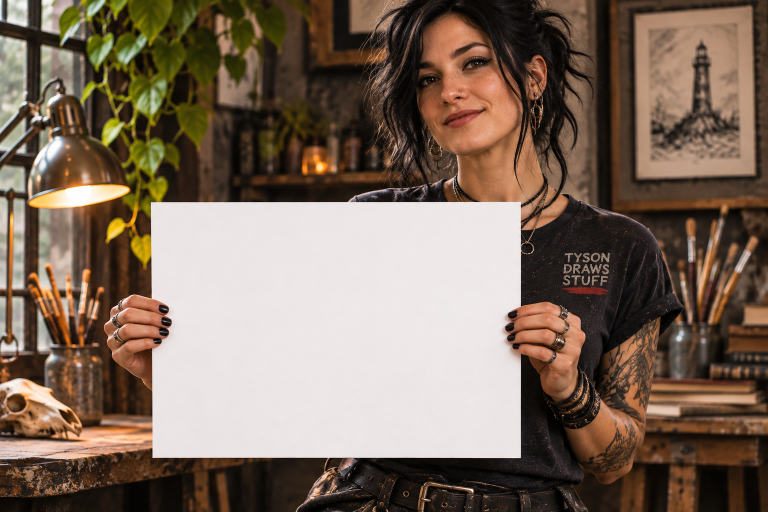
#> input picture tools/etsy/mockup/landscape_photo.png, 1536 x 1024 px, given in place of fire_frame_02.webp, which was not available (shown at 1/2 size)
$ python make_og_card.py ../tools/etsy/mockup ../tools/etsy/mockup
#> lines starting #> are read from the running program, lines starting #| are printed output that depends on the picture
"""Build the 1200x630 link-preview card: framed pieces hung on the oxblood wall, wordmark below.
usage: python og_card.py FRONTEND_DIR OUT.jpg"""
import sys
from pathlib import Path
import numpy as np
from PIL import Image, ImageFilter

root = Path(sys.argv[1]); out = sys.argv[2]
W, H = 1200, 630

# Wall: oxblood, lighter up top-left (the picture lights), fine noise, darker at the floor.
yy, xx = np.mgrid[0:H, 0:W].astype(np.float32)
base = np.array([74, 20, 24], np.float32)
light = 1.0 + 0.22 * np.exp(-(((xx - W * .35) / 700) ** 2 + ((yy - 40) / 420) ** 2)) - 0.30 * (yy / H) ** 2
wall = base[None, None, :] * light[..., None]
wall += np.random.default_rng(7).normal(0, 3.2, (H, W, 1))
card = Image.fromarray(np.clip(wall, 0, 255).astype(np.uint8)).convert("RGBA")

def glow(cx, top, w):
    """Warm picture-light pool on the wall above a painting."""
#> called with cx = 240, top = 52, w = 578
    g = Image.new("L", (W, H), 0)
#> g: PIL image 1200x630 L; every value is 0
    a = np.exp(-(((xx - cx) / (w * .75)) ** 2 + ((yy - top + 10) / 170) ** 2)) * 70
    g = Image.fromarray(a.astype(np.uint8))
    tint = Image.new("RGBA", (W, H), (255, 190, 120, 0)); tint.putalpha(g)
    card.alpha_composite(tint)

def hang(name, cx, top, h, tilt):
    im = Image.open(root / "public/framed" / name).convert("RGBA")
    im = im.resize((round(im.width * h / im.height), h), Image.LANCZOS).rotate(tilt, Image.BICUBIC, expand=True)
    glow(cx, top, im.width)
    sh = Image.new("RGBA", im.size, (0, 0, 0, 0)); sh.putalpha(im.getchannel("A").point(lambda v: v * .6))
#> after `sh = Image.new('RGBA', im.size, (0, 0, 0, 0))`: sh: PIL image 578x392 RGBA; every value is 0
    pad = 40
    shadow = Image.new("RGBA", (im.width + 2 * pad, im.height + 2 * pad), (0, 0, 0, 0))
#> shadow: PIL image 658x472 RGBA; every value is 0
    shadow.alpha_composite(sh, (pad, pad)); shadow = shadow.filter(ImageFilter.GaussianBlur(12))
    x = round(cx - im.width / 2)
#> x = -49
    card.alpha_composite(shadow, (x - pad + 10, top - pad + 16))
    card.alpha_composite(im, (x, top))

hang("fire_frame_02.webp", 240, 52, 380, 1.2)
hang("TDS_selfportrait_2026_01.webp", 600, 34, 410, -0.6)
#> call 2 of hang, with name = 'TDS_selfportrait_2026_01.webp', cx = 600, top = 34, h = 410, tilt = -0.6
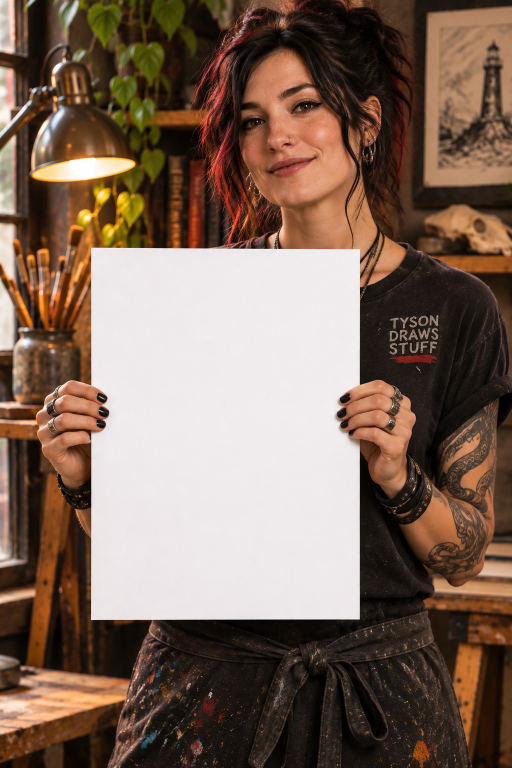
#> input picture tools/etsy/mockup/portrait_photo.png, 1024 x 1536 px, given in place of TDS_selfportrait_2026_01.webp, which was not available (shown at 1/2 size)
#> in hang (call 2), `sh = Image.new('RGBA', im.size, (0, 0, 0, 0))`: sh: PIL image 279x414 RGBA; every value is 0
#> in hang (call 2), `shadow = Image.new("RGBA", (im.width + 2 * pad, im.height + 2 * pad), ..`: shadow: PIL image 359x494 RGBA; every value is 0
hang("water_frame_02.webp", 960, 58, 372, -1.4)
#> call 3 of hang, with name = 'water_frame_02.webp', cx = 960, top = 58, h = 372, tilt = -1.4
#> in hang (call 3), `im = im.resize((round(im.width * h / im.height), h), Image.LANCZOS).ro..`:
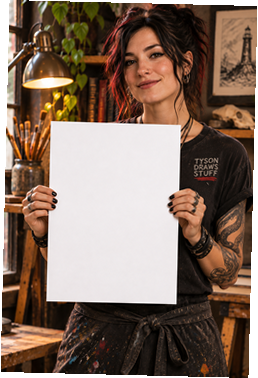
#> im: PIL image 258x378 RGBA; mean R, G, B, A 118.4, 97.6, 84.2, 241.2; transparent parts drawn white
#> call 3 of glow, with cx = 960, top = 58, w = 258
#> in glow (call 3), `g = Image.fromarray(a.astype(np.uint8))`:
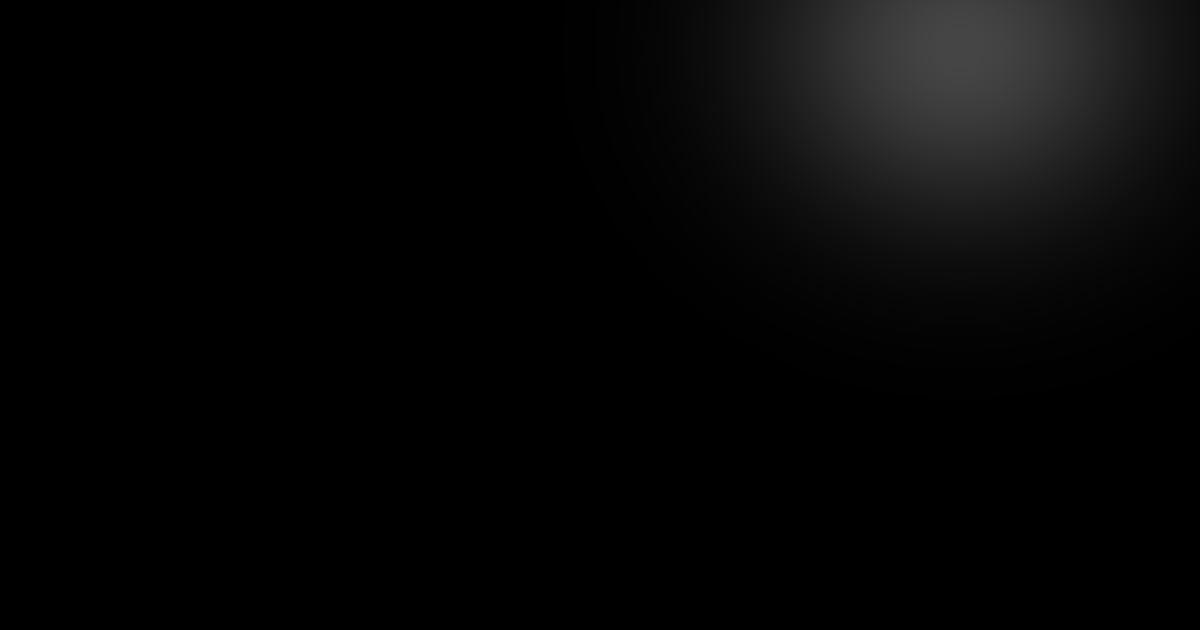
#> g: PIL image 1200x630 L; min 0, max 70, mean 5.8
#> in glow (call 3), `tint.putalpha(g)`:
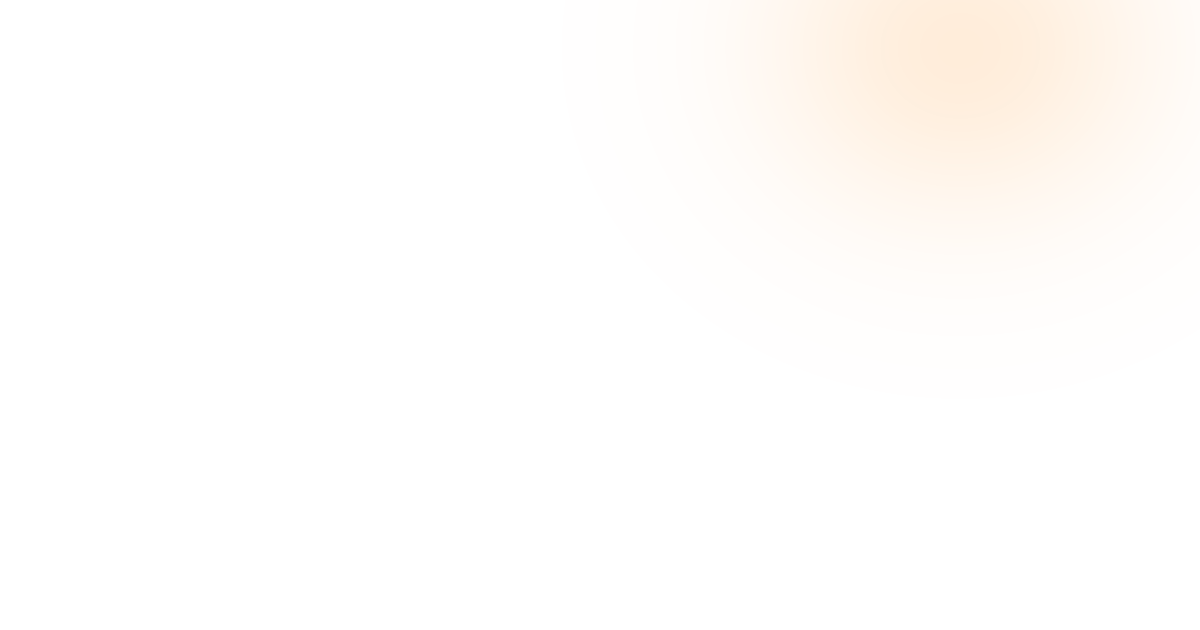
#> tint: PIL image 1200x630 RGBA; mean R, G, B, A 255, 190, 120, 5.8; transparent parts drawn white
#> in hang (call 3), `sh = Image.new('RGBA', im.size, (0, 0, 0, 0))`: sh: PIL image 258x378 RGBA; every value is 0
#> in hang (call 3), `sh.putalpha(im.getchannel('A').point(lambda v: v * 0.6))`:
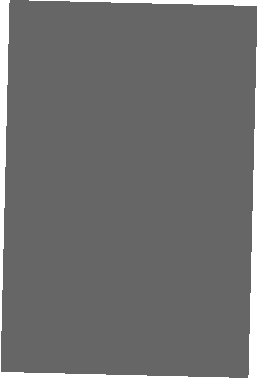
#> sh: PIL image 258x378 RGBA; mean R, G, B, A 0, 0, 0, 144.7; transparent parts drawn white
#> in hang (call 3), `shadow = Image.new("RGBA", (im.width + 2 * pad, im.height + 2 * pad), ..`: shadow: PIL image 338x458 RGBA; every value is 0
#> in hang (call 3), `shadow = shadow.filter(ImageFilter.GaussianBlur(12))`:
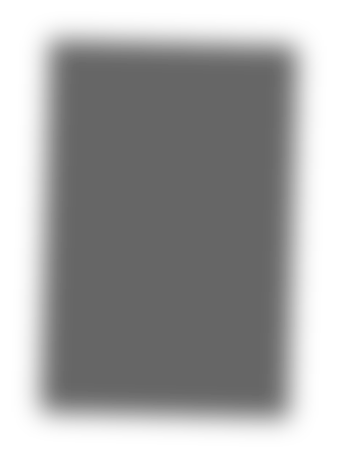
#> shadow: PIL image 338x458 RGBA; mean R, G, B, A 0, 0, 0, 91.2; transparent parts drawn white
#> in hang (call 3), `card.alpha_composite(im, (x, top))`:
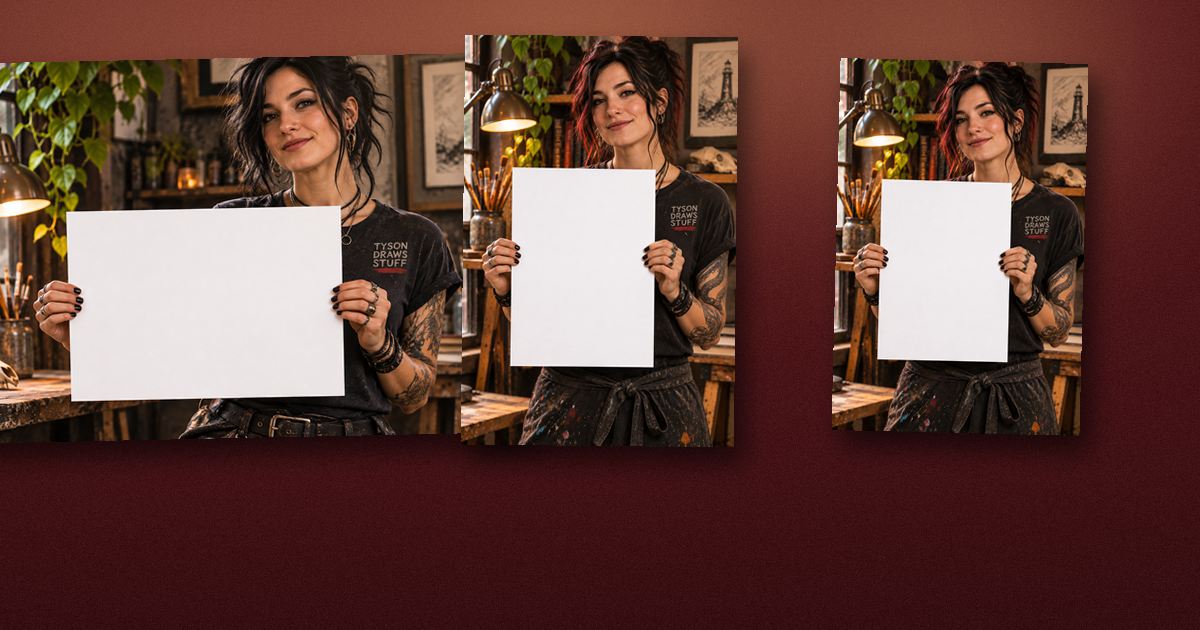
#> card: PIL image 1200x630 RGBA; mean R, G, B, A 101.3, 67.2, 59.6, 255

#> (the run stopped early here; a loop or call above may not have finished)
